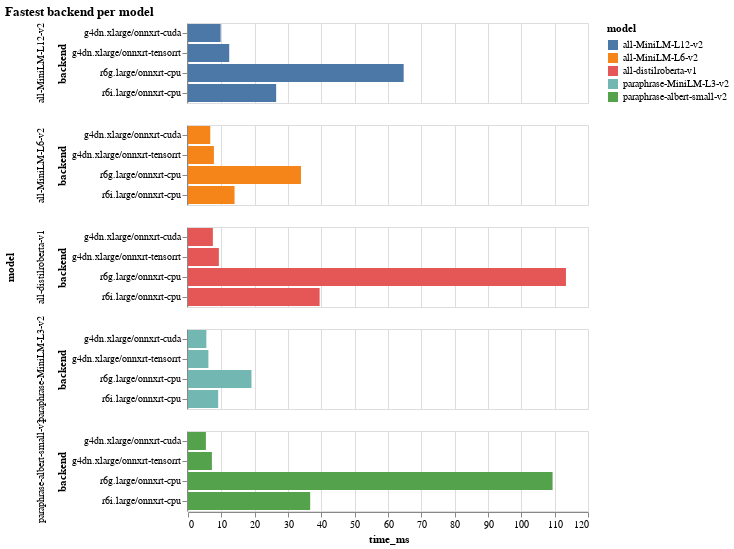

Notebook cell for this chart:
### Code cell
alt.Chart(df).mark_bar().encode(
    y='backend',
    x='time_ms',
    color='model',
    row='model',
).properties(title='Fastest backend per model')

### Figure 1 — Vega-Lite specification as saved in the notebook (floating-point values rounded to 4 significant figures)
{"$schema": "https://vega.github.io/schema/vega-lite/v4.17.0.json", "config": {"view": {"continuousHeight": 300, "continuousWidth": 400}}, "data": {"name": "data-18e89c4fcecf6bf06649a40d648a177b"}, "datasets": {"data-18e89c4fcecf6bf06649a40d648a177b": [{"backend": "r6i.large/onnxrt-cpu", "cost_per_mreq": 0.9257, "model": "all-MiniLM-L12-v2", "time_ms": 26.45}, {"backend": "r6g.large/onnxrt-cpu", "cost_per_mreq": 1.812, "model": "all-MiniLM-L12-v2", "time_ms": 64.7}, {"backend": "g4dn.xlarge/onnxrt-cuda", "cost_per_mreq": 1.431, "model": "all-MiniLM-L12-v2", "time_ms": 9.791}, {"backend": "g4dn.xlarge/onnxrt-tensorrt", "cost_per_mreq": 1.807, "model": "all-MiniLM-L12-v2", "time_ms": 12.36}, {"backend": "r6i.large/onnxrt-cpu", "cost_per_mreq": 0.4887, "model": "all-MiniLM-L6-v2", "time_ms": 13.96}, {"backend": "r6g.large/onnxrt-cpu", "cost_per_mreq": 0.949, "model": "all-MiniLM-L6-v2", "time_ms": 33.89}, {"backend": "g4dn.xlarge/onnxrt-cuda", "cost_per_mreq": 0.9763, "model": "all-MiniLM-L6-v2", "time_ms": 6.682}, {"backend": "g4dn.xlarge/onnxrt-tensorrt", "cost_per_mreq": 1.136, "model": "all-MiniLM-L6-v2", "time_ms": 7.773}, {"backend": "r6i.large/onnxrt-cpu", "cost_per_mreq": 1.382, "model": "all-distilroberta-v1", "time_ms": 39.49}, {"backend": "r6g.large/onnxrt-cpu", "cost_per_mreq": 3.175, "model": "all-distilroberta-v1", "time_ms": 113.4}, {"backend": "g4dn.xlarge/onnxrt-cuda", "cost_per_mreq": 1.09, "model": "all-distilroberta-v1", "time_ms": 7.462}, {"backend": "g4dn.xlarge/onnxrt-tensorrt", "cost_per_mreq": 1.353, "model": "all-distilroberta-v1", "time_ms": 9.257}, {"backend": "r6i.large/onnxrt-cpu", "cost_per_mreq": 1.283, "model": "paraphrase-albert-small-v2", "time_ms": 36.65}, {"backend": "r6g.large/onnxrt-cpu", "cost_per_mreq": 3.062, "model": "paraphrase-albert-small-v2", "time_ms": 109.4}, {"backend": "g4dn.xlarge/onnxrt-cuda", "cost_per_mreq": 0.784, "model": "paraphrase-albert-small-v2", "time_ms": 5.366}, {"backend": "g4dn.xlarge/onnxrt-tensorrt", "cost_per_mreq": 1.047, "model": "paraphrase-albert-small-v2", "time_ms": 7.169}, {"backend": "r6i.large/onnxrt-cpu", "cost_per_mreq": 0.3168, "model": "paraphrase-MiniLM-L3-v2", "time_ms": 9.051}, {"backend": "r6g.large/onnxrt-cpu", "cost_per_mreq": 0.5332, "model": "paraphrase-MiniLM-L3-v2", "time_ms": 19.04}, {"backend": "g4dn.xlarge/onnxrt-cuda", "cost_per_mreq": 0.805, "model": "paraphrase-MiniLM-L3-v2", "time_ms": 5.51}, {"backend": "g4dn.xlarge/onnxrt-tensorrt", "cost_per_mreq": 0.8942, "model": "paraphrase-MiniLM-L3-v2", "time_ms": 6.12}]}, "encoding": {"color": {"field": "model", "type": "nominal"}, "row": {"field": "model", "type": "nominal"}, "x": {"field": "time_ms", "type": "quantitative"}, "y": {"field": "backend", "type": "nominal"}}, "mark": "bar", "title": "Fastest backend per model"}
